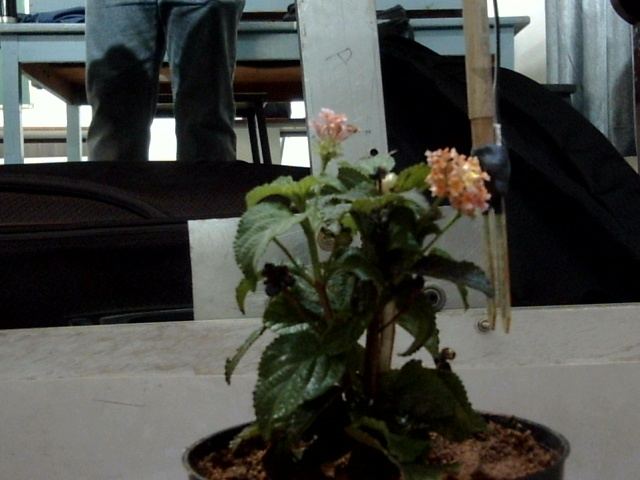
#> input picture Krishibodh-Robot-Core/enhanced_app/experiments/EXP_20260131_104818/20260131_104831_side_raw.jpg, 640 x 480 px, given in place of the camera
$ python camera_utils.py
#> lines starting #> are read from the running program, lines starting #| are printed output that depends on the picture; after the words box and inside, x2 and y2 are one past the last pixel; in counts of white or black regions, pixels touching at a corner belong together
#> in capture_dual_analysis, frame1 is the input picture: shape (480, 640, 3); mean B, G, R 66, 71.1, 69.3
#| DEBUG: Side camera capture: True
#| DEBUG: Top camera capture: True
#| DEBUG: Saved raw image to Krishibodh-Robot-Core/captured_images/20261120_203638_side_raw.jpg - Success: True
### Krishibodh-Robot-Core/camera/analytics.py
import cv2
import numpy as np

# Lazy import placeholder
remove = None

def detect_plant(image):
    """
    Wrapper to choose between AI (rembg) and Color-Based detection.
    Tries AI first. If it fails (or module missing), falls back to Color.
    """
    try:
        return _detect_plant_ai(image)
    except Exception as e:
        print(f"[Analytics] AI Detection failed/unavailable ({e}). Falling back to Color Detection.")
        return _detect_plant_color(image)

def _detect_plant_ai(image):
    """
    Detects the plant using AI Background Removal (rembg).
    """
    global remove
    if remove is None:
        print("[Analytics] Loading AI Model (rembg)... This may take a moment first time.")
        try:
            from rembg import remove as rembg_remove
            remove = rembg_remove
        except ImportError as e:
            raise RuntimeError(f"rembg not installed or crashed: {e}")

    try:
        from PIL import Image

        # Convert OpenCV image (BGR) to PIL Image (RGB)
        img_rgb = cv2.cvtColor(image, cv2.COLOR_BGR2RGB)
        pil_img = Image.fromarray(img_rgb)

        # Remove background
        output_pil = remove(pil_img)

        # Convert back to numpy
        output_np = np.array(output_pil)

        # Extract Alpha channel (Mask)
        alpha_mask = output_np[:, :, 3]

        # Find contours
        contours, _ = cv2.findContours(alpha_mask, cv2.RETR_EXTERNAL, cv2.CHAIN_APPROX_SIMPLE)

        if not contours:
            return None, alpha_mask

        largest_contour = max(contours, key=cv2.contourArea)
        if cv2.contourArea(largest_contour) < 500:
            return None, alpha_mask

        x, y, w, h = cv2.boundingRect(largest_contour)
        return (x, y, w, h), alpha_mask

    except Exception as e:
        raise RuntimeError(f"AI Processing Error: {e}")

# [114 lines left out: functions _detect_plant_color, analyze_health, draw_analytics, not called in this run]

def draw_timestamp(image):
    """
    Draws the current date and time on the top-right corner of the image.
    """
    import datetime
    now = datetime.datetime.now()
    timestamp_str = now.strftime("%Y-%m-%d %H:%M:%S")

    # Get image width to position text at top-right
    h, w, _ = image.shape
#> h = 480; w = 640
    text_size = cv2.getTextSize(timestamp_str, cv2.FONT_HERSHEY_SIMPLEX, 0.7, 2)[0]

    text_x = w - text_size[0] - 10
#> text_x = 370
    text_y = 30

    # Draw dark background for better visibility
    cv2.rectangle(image, (text_x - 5, text_y - 25), (w, text_y + 10), (0, 0, 0), -1)
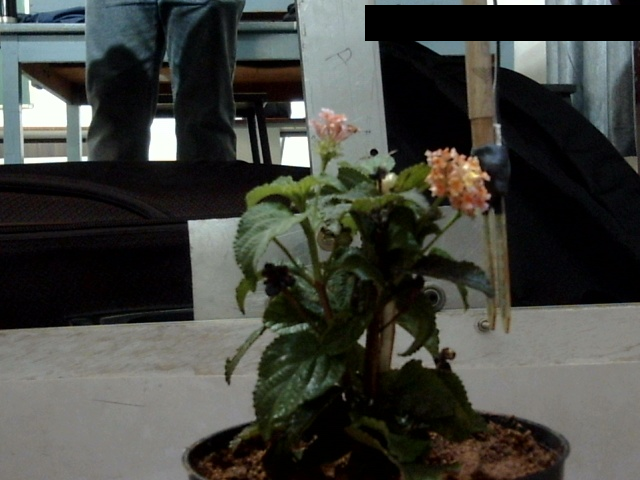
#> image: shape (480, 640, 3); mean B, G, R 62, 67.1, 65.7

    # Draw White Text
    cv2.putText(image, timestamp_str, (text_x, text_y), cv2.FONT_HERSHEY_SIMPLEX, 0.7, (255, 255, 255), 2)
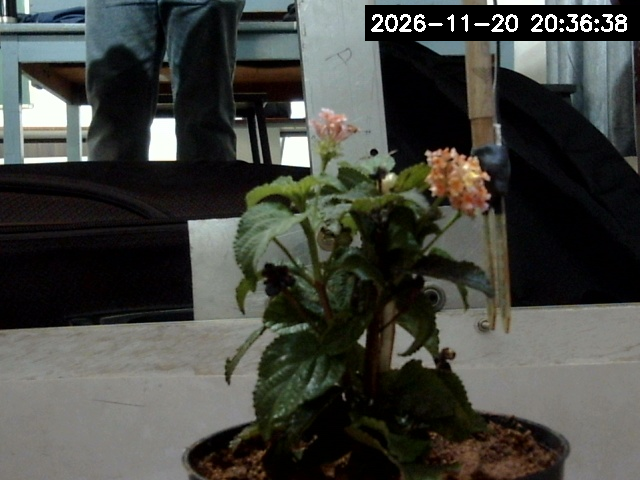
#> image: shape (480, 640, 3); 0.56% of pixels changed, all inside (x1, y1, x2, y2) = (371, 14, 627, 32)

    return image

def process_image(image, mode="all", px_per_cm=None):
    """
    Main entry point to process a single image.
    mode: "height" (Cam 0), "health" (Cam 1), or "all"
    px_per_cm: Float, for height conversion.
    Returns the processed image and stats info as a dict.
    """
    # Always draw timestamp first so it's on every analyzed image
    image = draw_timestamp(image)

    bbox, mask = detect_plant(image)

    if bbox:
        health_status, health_score = analyze_health(image, mask, bbox)

        # Draw analytics based on mode
        processed_image = draw_analytics(
            image.copy(),
            bbox,
            health_status,
            health_score,
            bbox[3], # height in px
            px_per_cm,
            mode
        )

        # Calculate final height value for stats
        height_val = bbox[3] / px_per_cm if px_per_cm else bbox[3]

        return processed_image, {
            "found": True,
            "height": height_val,
            "height_unit": "cm" if px_per_cm else "px",
            "status": health_status,
            "score": health_score
        }
    else:
        return image, {"found": False}

### Krishibodh-Robot-Core/camera_utils.py
import cv2
import time
import os
import threading
from datetime import datetime

# Try to import analytics from the camera folder
try:
    import sys
    sys.path.append(os.path.join(os.path.dirname(__file__), 'camera'))
    import analytics
except ImportError:
    analytics = None
    print("Warning: Analytics module not found in camera/ folder.")

class CameraHandler:
    _instance = None
    _lock = threading.Lock()

    def __new__(cls):
        if cls._instance is None:
            with cls._lock:
                if cls._instance is None:
                    cls._instance = super(CameraHandler, cls).__new__(cls)
                    cls._instance.side_cam_index = 0
                    cls._instance.top_cam_index = 1
                    cls._instance.save_dir = os.path.join(os.path.dirname(__file__), 'captured_images')
                    if not os.path.exists(cls._instance.save_dir):
                        os.makedirs(cls._instance.save_dir)
        return cls._instance

    def capture_dual_analysis(self, output_dir=None):
        """
        Captures from both cameras, runs analytics (Side->Height, Top->Health).
        Saves raw and analyzed images to output_dir (or default save_dir).
        Returns a dict with paths and stats.
        """
        # Ensure directory exists for this experiment if provided
        target_dir = output_dir if output_dir else self.save_dir
        if not os.path.exists(target_dir):
            os.makedirs(target_dir)

        # 1. Enumerate available cameras
        print(f"DEBUG: Attempting capture from indices {self.side_cam_index} & {self.top_cam_index}")

        # First, enumerate all available cameras
        available_cameras = []
        for i in range(10):  # Check first 10 indices
            test_cap = cv2.VideoCapture(i, cv2.CAP_DSHOW)
            if test_cap.isOpened():
                available_cameras.append(i)
                test_cap.release()

        print(f"DEBUG: Available camera indices: {available_cameras}")

        timestamp = datetime.now().strftime("%Y%m%d_%H%M%S")
        results = {
            "timestamp": timestamp,
            "side": {"raw": None, "analyzed": None, "stats": None},
            "top": {"raw": None, "analyzed": None, "stats": None}
        }

        # 2. CAPTURE SIDE CAMERA (INDEX 0) - Sequential to avoid conflicts
        print("DEBUG: Opening side camera...")
        cap1 = cv2.VideoCapture(self.side_cam_index, cv2.CAP_DSHOW)
        ret1 = False
        frame1 = None

        if cap1.isOpened():
            time.sleep(1.0)  # Warmup
            ret1, frame1 = cap1.read()
            cap1.release()  # Release immediately
            print(f"DEBUG: Side camera capture: {ret1}")
        else:
            print(f"ERROR: Failed to open Side Camera at index {self.side_cam_index}")

        # 3. CAPTURE TOP CAMERA (INDEX 1) - After releasing first camera
        print("DEBUG: Opening top camera...")
        cap2 = cv2.VideoCapture(self.top_cam_index, cv2.CAP_DSHOW)
        ret2 = False
        frame2 = None

        if cap2.isOpened():
            time.sleep(1.0)  # Warmup
            ret2, frame2 = cap2.read()
            cap2.release()  # Release immediately
            print(f"DEBUG: Top camera capture: {ret2}")
        else:
            print(f"WARNING: Failed to open Top Camera at index {self.top_cam_index}")


        # --- PROCESS SIDE CAM (HEIGHT) ---
        if ret1:
            raw_name = f"{timestamp}_side_raw.jpg"
            analyzed_name = f"{timestamp}_side_analyzed.jpg"

            # Save Raw
            raw_path = os.path.join(target_dir, raw_name)
            success = cv2.imwrite(raw_path, frame1)
            print(f"DEBUG: Saved raw image to {raw_path} - Success: {success}")
            results["side"]["raw"] = raw_name

            # Analyze
            if analytics:
                processed, stats = analytics.process_image(frame1, mode="height", px_per_cm=37.8)
                analyzed_path = os.path.join(target_dir, analyzed_name)
                success = cv2.imwrite(analyzed_path, processed)
                print(f"DEBUG: Saved analyzed image to {analyzed_path} - Success: {success}")
                results["side"]["analyzed"] = analyzed_name
                results["side"]["stats"] = stats

        # --- PROCESS TOP CAM (HEALTH) ---
        if ret2:
            raw_name = f"{timestamp}_top_raw.jpg"
            analyzed_name = f"{timestamp}_top_analyzed.jpg"

            # Save Raw
            raw_path = os.path.join(target_dir, raw_name)
            success = cv2.imwrite(raw_path, frame2)
            print(f"DEBUG: Saved top raw image to {raw_path} - Success: {success}")
            results["top"]["raw"] = raw_name

            # Analyze
            if analytics:
                processed, stats = analytics.process_image(frame2, mode="health")
                analyzed_path = os.path.join(target_dir, analyzed_name)
                success = cv2.imwrite(analyzed_path, processed)
                print(f"DEBUG: Saved top analyzed image to {analyzed_path} - Success: {success}")
                results["top"]["analyzed"] = analyzed_name
                results["top"]["stats"] = stats

        return results

if __name__ == "__main__":
    cam = CameraHandler()
    print(cam.capture_dual_analysis())
#> (the call stopped at in _detect_plant_ai, `output_pil = remove(pil_img)`: rembg is not available in this run)
